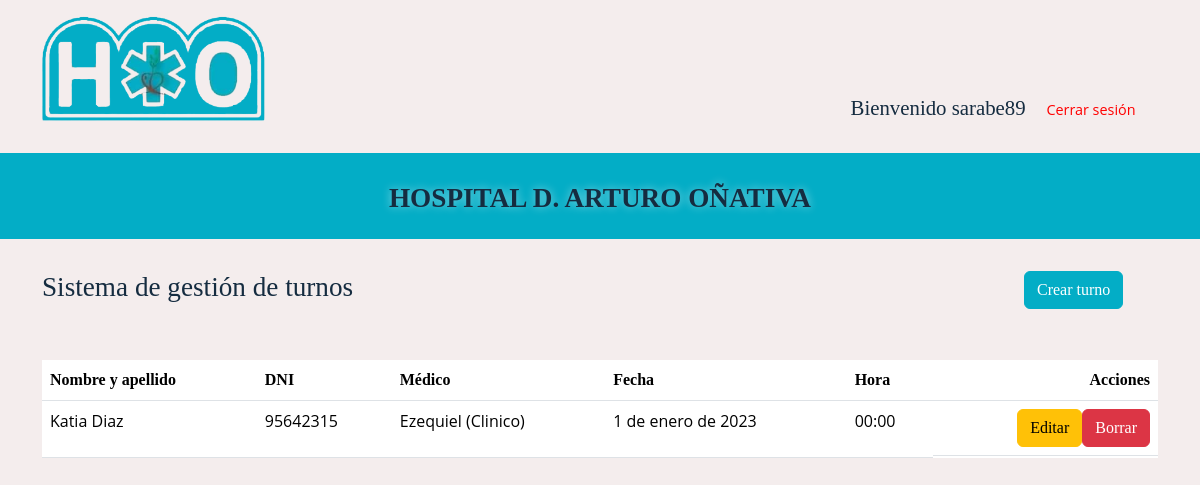
Before: / (signed in) with the older database file.
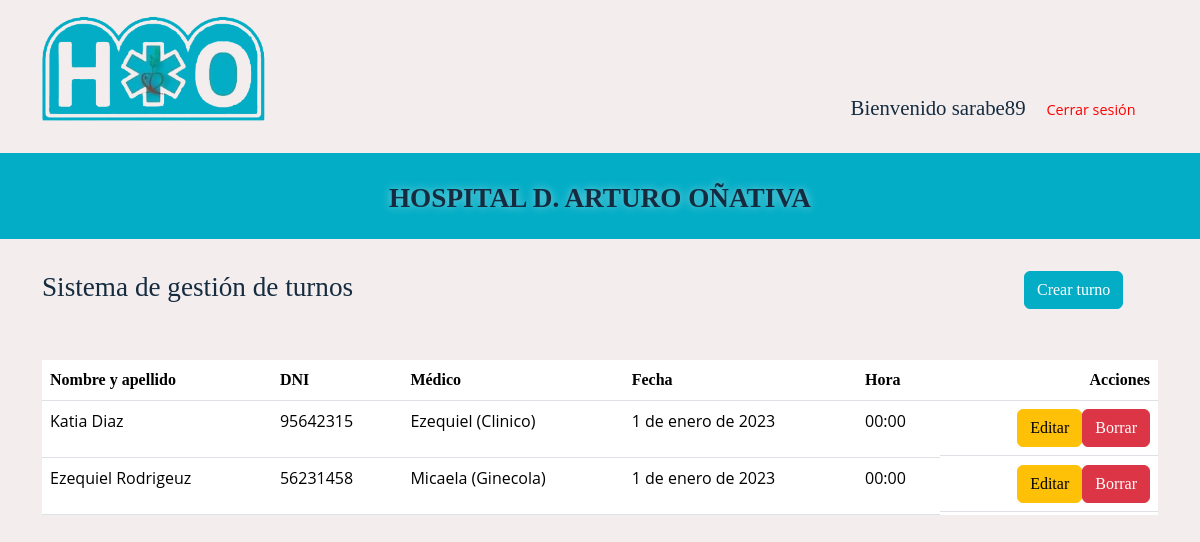
After: the same page with the newer database file.
### turnos/models.py (models this page shows, shortened)
class Turno(models.Model):
    nombre = models.CharField( max_length=50, null=True)
    apellido = models.CharField( max_length=50, null=True)
    dni = models.IntegerField(default=0)
    medico = models.ForeignKey(Medico, on_delete=models.CASCADE)
    fecha = models.DateField(default='2023-01-01')
    hora = models.TimeField(default='00:00')

class Medico(models.Model):
    nombre = models.CharField(max_length=50)
    especialidad = models.CharField(max_length=45)
    def __str__(self):
        return f'{self.nombre}  ({self.especialidad})'

### turnos/views.py (the view)
# urls.py: path('', views.ver_turnos, name = 'ver_turnos'),
@login_required
def ver_turnos(request):
    turnos = Turno.objects.all().order_by('fecha')
    if request.method == 'POST':
        form = TurnoForm(request.POST)
        form.save()
        return redirect('ver_turnos')
    else:
        form = TurnoForm()
    pertenece_admin = request.user.groups.filter(name='admin').exists()
    pertenece_secretario = request.user.groups.filter(name='secretario').exists()
    return render(request, 'turnos.html', {'turnos': turnos, 'form': form,'pertenece_admin': pertenece_admin,
        'pertenece_secretario': pertenece_secretario})

### turnos/templates/turnos.html (shortened to what this page needs)
{% load crispy_forms_tags %}
<!DOCTYPE html>
<html lang="en">
<head>
  <link href="https://cdn.jsdelivr.net/npm/bootstrap@5.3.2/dist/css/bootstrap.min.css" rel="stylesheet"
>
  <link rel="stylesheet" href="../static/componentes/css/turnos.css">
</head>
<body>
  <header>
    <div class="container-fluid">
      <div class="container contheader">
        <div class="cont_logo">
          <a class="logo-img" src="#">
            <img src="../static/componentes/img/logo ajustado.png" alt="Logo hospital">
          </a>
        </div>
        <div class="cont_username">
          <h3>Bienvenido {{ user.username }}</h3>
        </div>
        <div class="cont_Cerrar">
          <a href="{% url 'salir' %}">Cerrar sesión</a>
        </div>
      </div>
    </div>
    <div class="titulo">
      <a class="titulo-pag">
        <h1>HOSPITAL D. ARTURO OÑATIVA</h1>
      </a>
    </div>
    <main>
      <div class="container contenedor">
        <div class="row">
          <div class="col-7">
            <h2>Sistema de gestión de turnos</h2>
          </div>
          <div class="col-3">
          </div>
          <div class="col-2">
            {% if pertenece_admin %}
            <button type="button" class="btn btn-primary boton_CT" data-bs-toggle="modal"
              data-bs-target="#exampleModal">
              Crear turno
            </button>
            {% endif %}
          </div>
        </div>
      </div>
      <br><br>
      <div class="container-fluid">
        <div class="container">
          <div class="table-responsive">
            <table class="table align-middle mb-0 bg-white">
              <thead class="bg-light">
                <tr>
                  <th>Nombre y apellido</th>
                  <th>DNI</th>
                  <th>Médico</th>
                  <th>Fecha</th>
                  <th>Hora</th>
                  {% if pertenece_admin %}
                  <th class="acciones">Acciones</th>
                  {% endif %}
                </tr>
              </thead>
              {% for turno in turnos %}
              <tbody>
                <tr>
                  <td>
                    <p> {{ turno.nombre|title }} {{ turno.apellido|title }}</p>
                  </td>
                  <td>
                    <p> {{ turno.dni }}</p>
                  </td>
                  <td>
                    <p> {{ turno.medico|title }}</p>
                  </td>
                  <td>
                    <p>{{ turno.fecha }}</p>
                  </td>
                  <td>
                    <p>{{ turno.hora }}</p>
                  </td>
                  {% if pertenece_admin %}
                  <td class="d-flex">
                    <a class='btn btn-warning' href="{% url 'editar_turno' turno.id %}">Editar</a>
                    <form method="post" action="{% url 'borrar_turno' turno.id %}">
                      <button type="submit" class='btn btn-danger'>Borrar</button>
                    </form>
                  </td>
                  {% endif %}
                </tr>
              </tbody>
              {% endfor %}
            </table>
          </div>
        </div>
    </main>
</body>
</html>

Changed rows visible on the page:
added Turno: nombre "Ezequiel", apellido "Rodrigeuz", dni "56231458", medico "Micaela (Ginecola)", fecha "1 de enero de 2023", hora "00:00"
